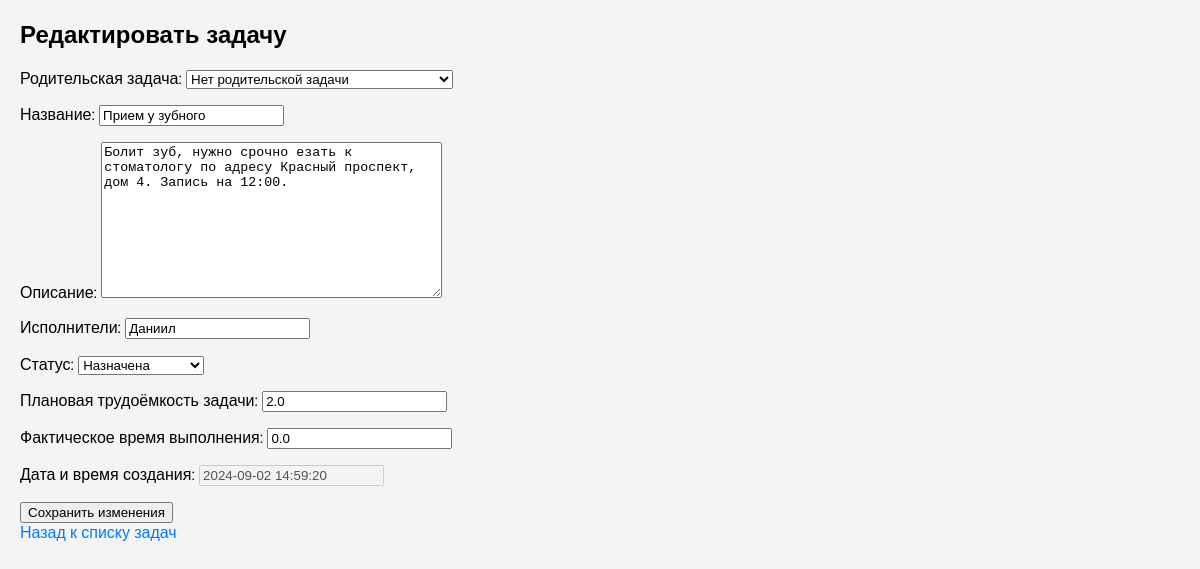
Page /tasks/18/edit/ on the earlier database version.
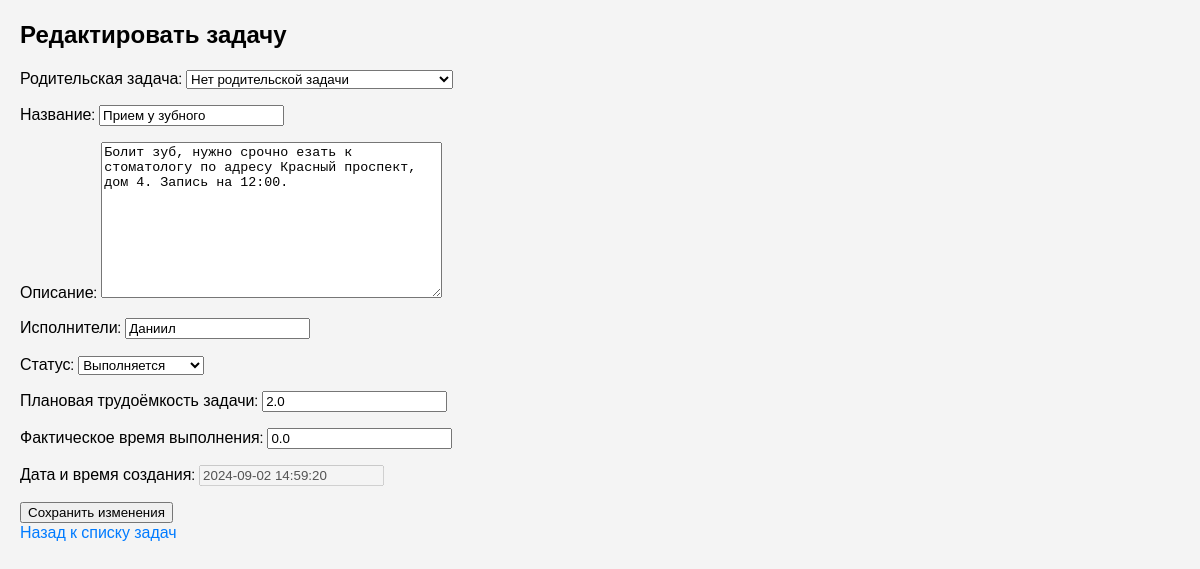
Same page on the later database version.
### tasks/models.py (models this page shows, shortened)
class Task(models.Model):
    STATUS_CHOICES = [
        ("assigned", "Назначена"),
        ("in_progress", "Выполняется"),
        ("paused", "Приостановлена"),
        ("completed", "Завершена"),
    ]
    name: str = models.CharField(max_length=255)  # Название
    description: str = models.TextField(blank=True)  # Описание
    performers: str = models.CharField(max_length=255, blank=True)  # Список исполнителей в виде строки
    created_at: timezone.datetime = models.DateTimeField(default=timezone.now)  # Дата и время создания
    status: str = models.CharField(max_length=50, choices=STATUS_CHOICES, default="assigned")  # Статус
    planned_effort: float = models.FloatField(default=0.0)  # Плановое время выполнения
    actual_effort: float = models.FloatField(default=0.0)  # Фактическое время
    completed_at: Optional[timezone.datetime] = models.DateTimeField(null=True, blank=True)  # Дата завершения (опционально)
    parent: Optional["Task"] = models.ForeignKey(
        "self", related_name="subtasks", on_delete=models.CASCADE, null=True, blank=True
    )  # Ссылка на родительскую задачу, если это подзадача
    @property
    def total_actual_effort(self) -> float:
        return self.calculate_efforts()['total_actual_effort']

### tasks/views.py (the view)
# urls.py: path('<int:pk>/edit/', TaskUpdateView.as_view(), name='edit_task'),
class TaskUpdateView(UpdateView):
    model = Task
    form_class = TaskForm
    template_name = 'tasks/edit_task.html'
    success_url = reverse_lazy('task_list')

### tasks/forms.py
class TaskForm(forms.ModelForm):
    class Meta:
        model = Task
        fields = ['parent', 'name', 'description', 'performers', 'status', 'planned_effort', 'actual_effort', 'created_at']
        labels = {
            'parent': 'Родительская задача',
            'name': 'Название',
            'description': 'Описание',
            'performers': 'Исполнители',
            'status': 'Статус',
            'planned_effort': 'Плановая трудоёмкость задачи',
            'actual_effort': 'Фактическое время выполнения',
            'created_at': 'Дата и время создания',
        }
    def __init__(self, *args, **kwargs):
        super().__init__(*args, **kwargs)
        self.fields['parent'].widget = forms.Select(
            choices=[(None, 'Нет родительской задачи')] + [(task.id, task.name) for task in Task.objects.all()]
        )
        self.fields['created_at'].disabled = True

### tasks/templates/tasks/edit_task.html (shortened to what this page needs)
{% extends "base.html" %}
{% block content %}
    <h2>Редактировать задачу</h2>
    <form method="post">
        {{ form.as_p }}
        <button type="submit">Сохранить изменения</button>
    </form>
    <a href="{% url 'task_list' %}">Назад к списку задач</a>
{% endblock %}

Differences in the rows shown:
changed Task "Нет родительской задачи": status "Назначена" → "Выполняется"
